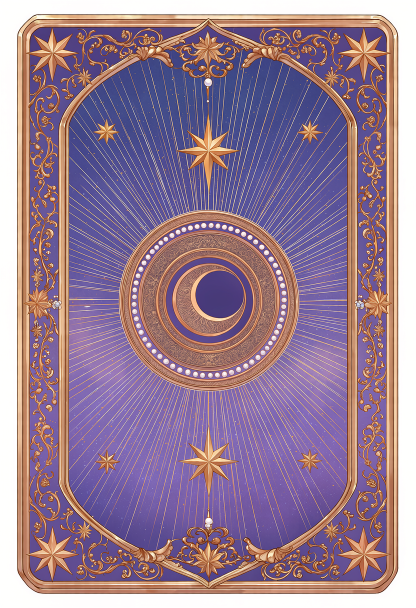
#> input picture materials/nai/cardback_2.png, 832 x 1216 px, given in place of cardback_3.png, which was not available (shown at 1/2 size)
$ python card_back_art.py
#> lines starting #> are read from the running program, lines starting #| are printed output that depends on the picture; after the words box and inside, x2 and y2 are one past the last pixel; in counts of white or black regions, pixels touching at a corner belong together
# The card backs from the image model (the user, 2026-11-24: "卡牌的背面也可以用生图模型制作图案，然后用shader写星空质感附加在图案上"):
# NovelAI patterns (materials/nai/cardback_*.png, 0 Anlas) cropped to their own gold frame, fitted to the card's shape (0.716) with a
# little crop top/bottom and the rest as a slight stretch, rounded like the fronts. space.js mode 10 lays the starry sky over them.
#   ~/.local/matte/venv/bin/python -I tools/card_back_art.py   → materials/cards/back_art{3,2}.png + .json (emblem centre)
import os, sys, json, numpy as np
from PIL import Image, ImageDraw
ROOT = os.path.dirname(os.path.dirname(os.path.abspath(__file__)))
H = 1100; W = round(H * 0.716); R = round(H * 0.045)
for k in (sys.argv[1:] or ['3', '2']):
    im = Image.open(os.path.join(ROOT, f'materials/nai/cardback_{k}.png')).convert('RGB'); a = np.asarray(im).astype(np.float32)
    h0, w0 = a.shape[:2]                                                              # (the margin, sampled at the edges' midpoints — the corners can be another colour)
#> h0 = 1216; w0 = 832
    bg = np.median(np.concatenate([a[h0 // 2 - 40:h0 // 2 + 40, :4].reshape(-1, 3), a[h0 // 2 - 40:h0 // 2 + 40, -4:].reshape(-1, 3), a[:4, w0 // 2 - 40:w0 // 2 + 40].reshape(-1, 3), a[-4:, w0 // 2 - 40:w0 // 2 + 40].reshape(-1, 3)]), 0)
#> bg = [255, 255, 253]
    diff = np.abs(a - bg).sum(2) > 60
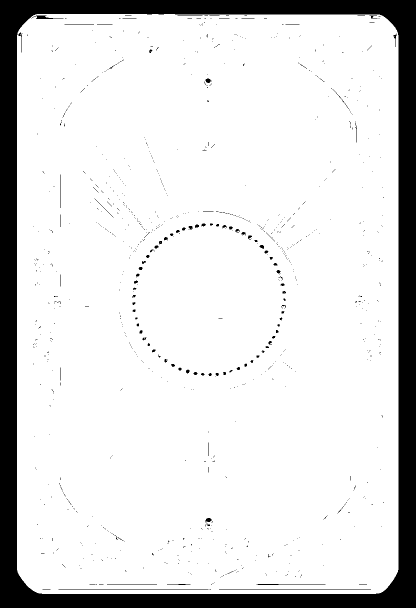
#> diff: shape (1216, 832) bool (shown at 1/2 size); 86.6% white; 941 black regions (851 under 20 px), largest, box (x1, y1, x2, y2) and area: (0, 0, 832, 1216) 129763, (438, 1178, 742, 1179) 304, (117, 1178, 417, 1179) 300
    rows, cols = np.where(diff.mean(1) > 0.5)[0], np.where(diff.mean(0) > 0.5)[0]
#> rows = 1157 values from 29 to 1187; cols = 763 values from 34 to 796
    y0, y1, x0, x1 = rows[0], rows[-1] + 1, cols[0], cols[-1] + 1
#> y0 = 29; y1 = 1188; x0 = 34; x1 = 797
    pad = 3; y0, y1, x0, x1 = y0 + pad, y1 - pad, x0 + pad, x1 - pad
#> after `y0, y1, x0, x1 = (y0 + pad, y1 - pad, x0 + pad, x1 - pad)`: y0 = 32; y1 = 1185; x0 = 37; x1 = 794
    cw, ch = x1 - x0, y1 - y0; want = cw / 0.716                                    # height for the card's aspect at this width
#> after `cw, ch = (x1 - x0, y1 - y0)`: cw = 757; ch = 1153
#> after `want = cw / 0.716`: want = 1057.3
    if ch > want:                                                                    # too tall: crop half of the excess, stretch the rest
        cut = int((ch - want) * 0.5) // 2; y0 += cut; y1 -= cut
#> after `cut = int((ch - want) * 0.5) // 2`: cut = 23
#> after `y0 += cut`: y0 = 55
#> after `y1 -= cut`: y1 = 1162
    crop = im.crop((x0, y0, x1, y1)).resize((W, H), Image.LANCZOS).convert('RGBA')
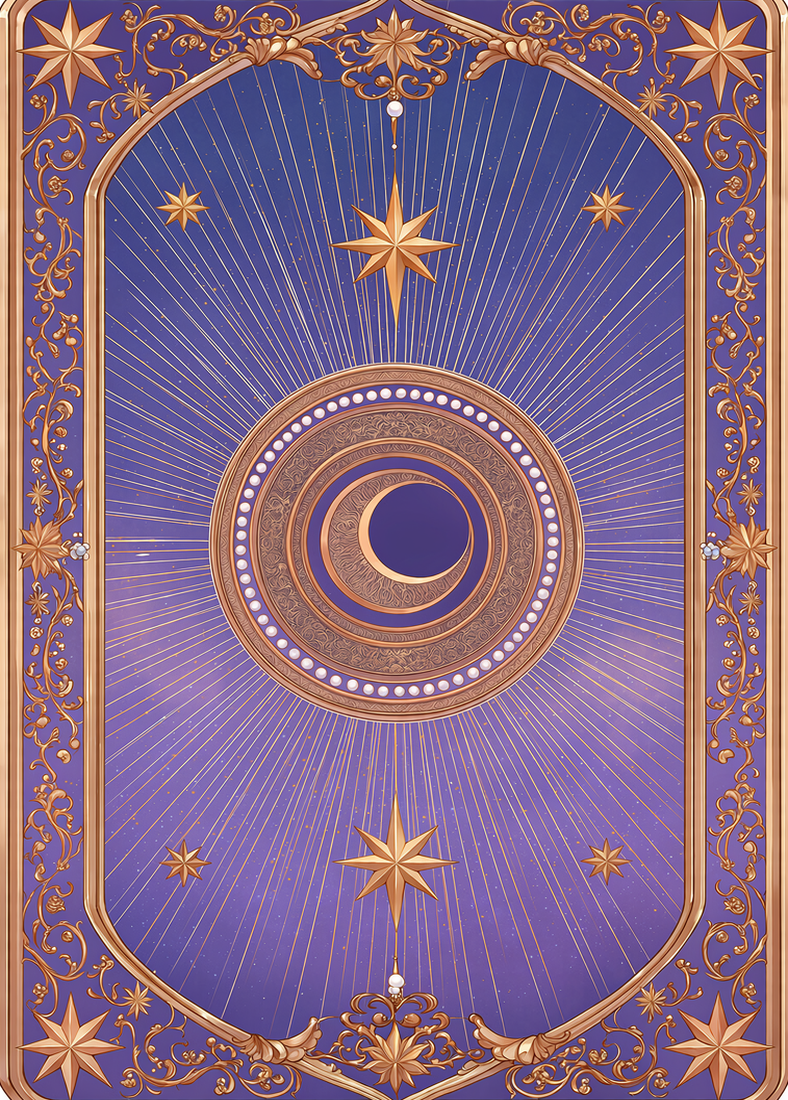
#> crop: PIL image 788x1100 RGBA; mean R, G, B, A 134.4, 105.2, 134, 255
    mk = Image.new('L', (W * 3, H * 3), 0); ImageDraw.Draw(mk).rounded_rectangle([0, 0, W * 3 - 1, H * 3 - 1], radius=R * 3, fill=255)
#> after `mk = Image.new('L', (W * 3, H * 3), 0)`: mk: PIL image 2364x3300 L; every value is 0
#> after `ImageDraw.Draw(mk).rounded_rectangle([0, 0, W * 3 - 1, H * 3 - 1], rad`:
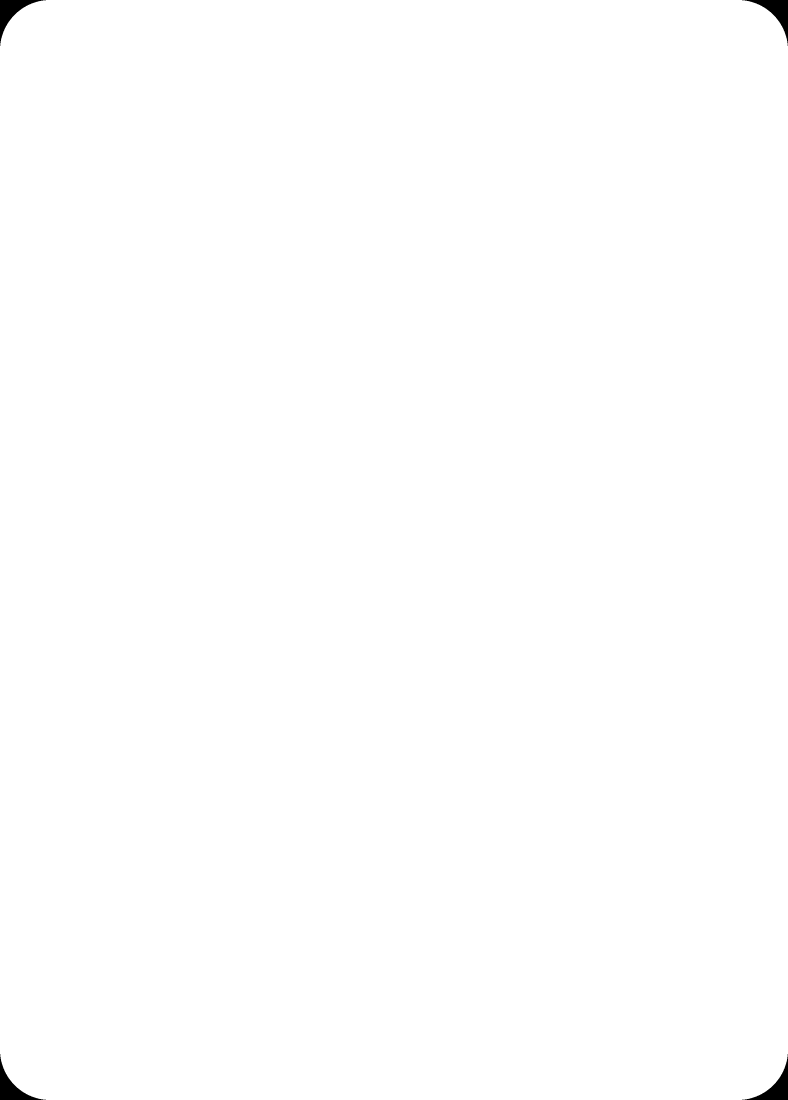
#> mk: PIL image 2364x3300 L (shown at 1/3 size); 99.8% white; 4 black regions, box (x1, y1, x2, y2) and area: (0, 0, 138, 138) 4868, (2226, 0, 2364, 138) 4868, (0, 3162, 138, 3300) 4868, (2226, 3162, 2364, 3300) 4868
    crop.putalpha(mk.resize((W, H), Image.LANCZOS))
    crop.save(os.path.join(ROOT, f'materials/cards/back_art{k}.png'))
    print(k, 'bbox', (x0, y0, x1, y1), 'crop', (x1 - x0, y1 - y0), '→', crop.size)
#| 3 bbox (37, 55, 794, 1162) crop (757, 1107) → (788, 1100)
